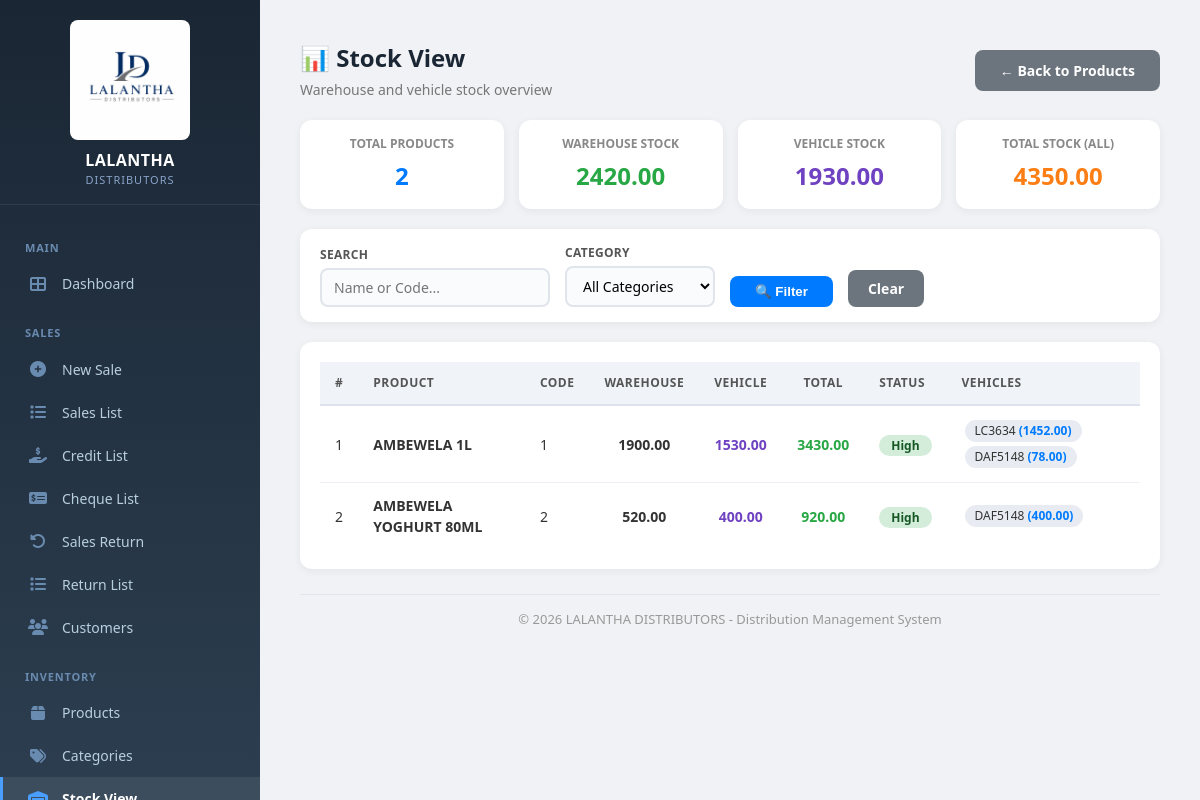
Page /stock/ (signed in) on the committed database.
### core/models.py (models this page shows, shortened)
class Product(models.Model):
    name = models.CharField(max_length=200)
    code = models.CharField(max_length=50, unique=True)
    category = models.ForeignKey('Category', on_delete=models.SET_NULL, null=True, blank=True)
    unit = models.CharField(max_length=20)
    cost_price = models.DecimalField(max_digits=15, decimal_places=2, default=0)
    selling_price = models.DecimalField(max_digits=15, decimal_places=2, default=0)
    description = models.TextField(blank=True, null=True)
    notes = models.TextField(blank=True, null=True)
    is_active = models.BooleanField(default=True)
    created_at = models.DateTimeField(auto_now_add=True)
    updated_at = models.DateTimeField(auto_now=True)
    def get_warehouse_stock(self):
        try:
            return self.stock.quantity
        except WarehouseStock.DoesNotExist:
            return Decimal('0')
    def get_vehicle_stock(self):
        result = VehicleStock.objects.filter(product=self).aggregate(total=Sum('quantity'))
        total = result.get('total')
        return total if total is not None else Decimal('0')
    def get_profit_margin(self):
        if self.cost_price and self.cost_price > 0:
            return ((self.selling_price - self.cost_price) / self.cost_price) * 100

class WarehouseStock(models.Model):
    product = models.OneToOneField(Product, on_delete=models.CASCADE, related_name='stock')
    quantity = models.DecimalField(max_digits=15, decimal_places=2, default=0)
    last_updated = models.DateTimeField(auto_now=True)

class Vehicle(models.Model):
    VEHICLE_TYPES = [
        ('Lorry', 'Lorry'),
        ('Van', 'Van'),
        ('Truck', 'Truck'),
        ('Pickup', 'Pickup'),
        ('Tractor', 'Tractor'),
        ('Other', 'Other'),
    ]
    FUEL_TYPES = [
        ('Petrol', 'Petrol'),
        ('Diesel', 'Diesel'),
        ('Electric', 'Electric'),
        ('Hybrid', 'Hybrid'),
    ]
    STATUS_CHOICES = [
        ('ACTIVE', 'Active'),
        ('INACTIVE', 'Inactive'),
        ('MAINTENANCE', 'Under Maintenance'),
    ]
    vehicle_number = models.CharField(max_length=50, unique=True, help_text="e.g., LC-3634")
    vehicle_type = models.CharField(max_length=20, choices=VEHICLE_TYPES, default='Lorry')
    driver_name = models.CharField(max_length=100, help_text="Current driver name")
    is_active = models.BooleanField(default=True)
    status = models.CharField(max_length=20, choices=STATUS_CHOICES, default='ACTIVE')
    registration_number = models.CharField(max_length=50, blank=True, null=True)
    registration_expiry = models.DateField(null=True, blank=True)
    insurance_expiry = models.DateField(null=True, blank=True)
    last_service_date = models.DateField(null=True, blank=True)
    mileage = models.DecimalField(max_digits=12, decimal_places=2, null=True, blank=True, help_text="Current odometer reading")
    fuel_type = models.CharField(max_length=20, choices=FUEL_TYPES, default='Diesel')
    capacity = models.DecimalField(max_digits=10, decimal_places=2, null=True, blank=True, help_text="Weight capacity in tons or volume in liters")
    notes = models.TextField(blank=True, null=True)
    purchase_date = models.DateField(null=True, blank=True)
    purchase_price = models.DecimalField(max_digits=12, decimal_places=2, null=True, blank=True)
    current_value = models.DecimalField(max_digits=12, decimal_places=2, null=True, blank=True, help_text="Optional depreciated value")
    created_at = models.DateTimeField(auto_now_add=True)
    updated_at = models.DateTimeField(auto_now=True)
    class Meta:
        ordering = ['vehicle_number']

class VehicleStock(models.Model):
    vehicle = models.ForeignKey(Vehicle, on_delete=models.CASCADE, related_name='stock_items')
    product = models.ForeignKey(Product, on_delete=models.CASCADE)
    quantity = models.DecimalField(max_digits=15, decimal_places=2, default=0)
    class Meta:
        unique_together = ('vehicle', 'product')

### core/decorators.py (the view)
        def wrapper(request, *args, **kwargs):
            if not request.user.is_authenticated:
                messages.error(request, 'Please login first.')
                return redirect('/login/')  # ✅ Always returns
            try:
                profile = request.user.profile
                if profile.has_permission(permission):
                    return view_func(request, *args, **kwargs)  # ✅ Returns view response
                else:
                    messages.error(request, f'You do not have permission to access this page. Required: {permission}')
                    return redirect('/reports/')  # ✅ Always returns
            except UserProfile.DoesNotExist:
                messages.error(request, 'User profile not found. Please contact admin.')
                return redirect('/logout/')  # ✅ Always returns

### core/templates/core/stock_view.html (shortened to what this page needs)
{% extends 'core/base.html' %}
{% load static %}
{% block content %}
<div class="container">
    <div class="page-title">
        <div>
            <h2>📊 Stock View</h2>
            <span class="subtitle">Warehouse and vehicle stock overview</span>
        </div>
        <a href="/products/" class="btn" style="background:#6c757d;">← Back to Products</a>
    </div>
    <div class="stock-summary">
        <div class="summary-card">
            <div class="label">Total Products</div>
            <div class="value blue">{{ total_products }}</div>
        </div>
        <div class="summary-card">
            <div class="label">Warehouse Stock</div>
            <div class="value green">{{ total_warehouse|floatformat:2 }}</div>
        </div>
        <div class="summary-card">
            <div class="label">Vehicle Stock</div>
            <div class="value purple">{{ total_vehicle|floatformat:2 }}</div>
        </div>
        <div class="summary-card">
            <div class="label">Total Stock (All)</div>
            <div class="value orange">{{ total_stock_all|floatformat:2 }}</div>
        </div>
    </div>
    <form method="GET" class="filter-bar">
        <div class="filter-group">
            <label>Search</label>
            <input type="text" name="search" placeholder="Name or Code..." value="{{ search }}">
        </div>
        <div class="filter-group">
            <label>Category</label>
            <select name="category">
                <option value="">All Categories</option>
            </select>
        </div>
        <button type="submit" class="btn-filter">🔍 Filter</button>
        <a href="/stock/" class="btn-clear">Clear</a>
    </form>
    <div class="table-container">
        <table>
            <thead>
                <tr>
                    <th>#</th>
                    <th>Product</th>
                    <th>Code</th>
                    <th style="text-align:center;">Warehouse</th>
                    <th style="text-align:center;">Vehicle</th>
                    <th style="text-align:center;">Total</th>
                    <th>Status</th>
                    <th>Vehicles</th>
                </tr>
            </thead>
            <tbody>
                {% for item in stock_data %}
                <tr>
                    <td>{{ forloop.counter }}</td>
                    <td><strong>{{ item.product.name }}</strong></td>
                    <td>{{ item.product.code }}</td>
                    <td style="text-align:center; font-weight:600;">{{ item.warehouse_stock|floatformat:2 }}</td>
                    <td style="text-align:center; font-weight:600; color:#6f42c1;">{{ item.vehicle_stock|floatformat:2 }}</td>
                    <td style="text-align:center; font-weight:700;
                        {% if item.total_stock > 50 %}color:#28a745;
                        {% elif item.total_stock > 10 %}color:#fd7e14;
                        {% else %}color:#dc3545;{% endif %}">
                        {{ item.total_stock|floatformat:2 }}
                    </td>
                    <td>
                        {% if item.total_stock > 50 %}
                            <span class="stock-badge high">High</span>
                        {% elif item.total_stock > 10 %}
                            <span class="stock-badge medium">Medium</span>
                        {% else %}
                            <span class="stock-badge low">Low</span>
                        {% endif %}
                    </td>
                    <td>
                        {% for v in item.vehicle_details %}
                            <span class="vehicle-tag">
                                {{ v.vehicle }} <span class="qty">({{ v.quantity|floatformat:2 }})</span>
                            </span>
                        {% empty %}
                            <span style="color:#999; font-size:12px;">No vehicle stock</span>
                        {% endfor %}
                    </td>
                </tr>
                {% endfor %}
            </tbody>
        </table>
    </div>
    <div class="footer">
        &copy; {% now "Y" %} LALANTHA DISTRIBUTORS - Distribution Management System
    </div>
</div>
{% endblock %}

### core/templates/core/base.html (shortened to what this page needs)
{% load static %}
{% load core_extras %}
<!DOCTYPE html>
<html>
<head>
    <link rel="stylesheet" href="https://cdnjs.cloudflare.com/ajax/libs/font-awesome/6.4.0/css/all.min.css">
    <link rel="stylesheet" href="{% static 'core/css/style.css' %}?v={{ cache_version }}">
</head>
<body>
<nav class="sidebar" id="sidebar">
    <div class="sidebar-brand">
        <img src="{% static 'core/images/og.jpeg' %}" alt="Logo">
        <div class="brand-text">LALANTHA</div>
        <div class="brand-sub">DISTRIBUTORS</div>
    </div>
    <div class="sidebar-nav">
        <div class="nav-section">Main</div>
        <a href="/" class="{% if request.path == '/' %}active{% endif %}">
            <i class="fas fa-th-large"></i> Dashboard
        </a>
        {% if request.user.profile|has_perm:'create_sales' or request.user.profile|has_perm:'view_sales_list' or request.user.profile|has_perm:'view_credit_list' or request.user.profile|has_perm:'view_cheque_list' %}
        <div class="nav-section">Sales</div>
        {% endif %}
        {% if request.user.profile|has_perm:'create_sales' %}
        <a href="/sales/" class="{% if request.path == '/sales/' %}active{% endif %}">
            <i class="fas fa-plus-circle"></i> New Sale
        </a>
        {% endif %}
        {% if request.user.profile|has_perm:'view_sales_list' %}
        <a href="/sales-list/" class="{% if 'sales-list' in request.path %}active{% endif %}">
            <i class="fas fa-list"></i> Sales List
        </a>
        {% endif %}
        {% if request.user.profile|has_perm:'view_credit_list' %}
        <a href="/credit-list/" class="{% if 'credit-list' in request.path %}active{% endif %}">
            <i class="fas fa-hand-holding-usd"></i> Credit List
        </a>
        {% endif %}
        {% if request.user.profile|has_perm:'view_cheque_list' %}
        <a href="/cheques/" class="{% if 'cheque' in request.path %}active{% endif %}">
            <i class="fas fa-money-check-alt"></i> Cheque List
        </a>
        {% endif %}
        {% if request.user.profile|has_perm:'create_sales' %}
        <a href="/sales-return/" class="{% if request.path == '/sales-return/' %}active{% endif %}">
            <i class="fas fa-undo-alt"></i> Sales Return
        </a>
        <a href="/sales-return-list/" class="{% if 'sales-return-list' in request.path %}active{% endif %}">
            <i class="fas fa-list"></i> Return List
        </a>
        {% endif %}
        {% if request.user.profile|has_perm:'view_customers' %}
        <a href="/customers/" class="{% if 'customer' in request.path %}active{% endif %}">
            <i class="fas fa-users"></i> Customers
        </a>
        {% endif %}
        {% if request.user.profile|has_perm:'view_products' or request.user.profile|has_perm:'view_stock' or request.user.profile|has_perm:'view_categories' %}
        <div class="nav-section">Inventory</div>
        {% endif %}
        {% if request.user.profile|has_perm:'view_products' %}
        <a href="/products/" class="{% if 'product' in request.path %}active{% endif %}">
            <i class="fas fa-box"></i> Products
        </a>
        {% endif %}
        {% if request.user.profile|has_perm:'view_categories' %}
        <a href="/categories/" class="{% if 'category' in request.path %}active{% endif %}">
            <i class="fas fa-tags"></i> Categories
        </a>
        {% endif %}
        {% if request.user.profile|has_perm:'view_stock' %}
        <a href="/stock/" class="{% if '/stock/' in request.path %}active{% endif %}">
            <i class="fas fa-warehouse"></i> Stock View
        </a>
        {% endif %}
    </div>
</nav>
<div class="main-content">
    {% block content %}
    {% endblock %}
</div>
</body>
</html>

### rows in the picture
Product: product.name "AMBEWELA 1L", product.code "1", warehouse_stock "1900.00", vehicle_stock "1530.00", total_stock "3430.00"
Vehicle: vehicle "LC3634"
VehicleStock: quantity "1452.00"
Vehicle: vehicle "DAF5148" "DAF5148"
VehicleStock: quantity "78.00"
Product: product.name "AMBEWELA YOGHURT 80ML", product.code "2", warehouse_stock "520.00", vehicle_stock "400.00", total_stock "920.00"
VehicleStock: quantity "400.00"

### other values in the picture
{{ total_products }} "2"
{{ total_warehouse|floatformat:2 }} "2420.00"
{{ total_vehicle|floatformat:2 }} "1930.00"
{{ total_stock_all|floatformat:2 }} "4350.00"
